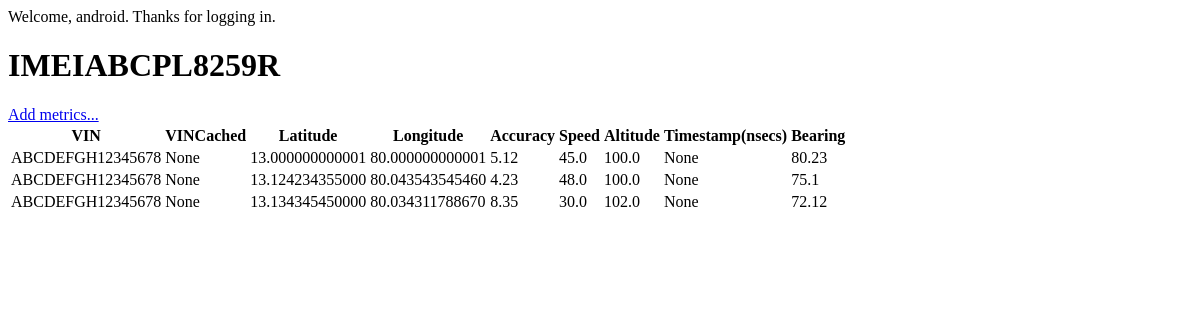
Before: /gps/1/detail/ (signed in) with the older database file.
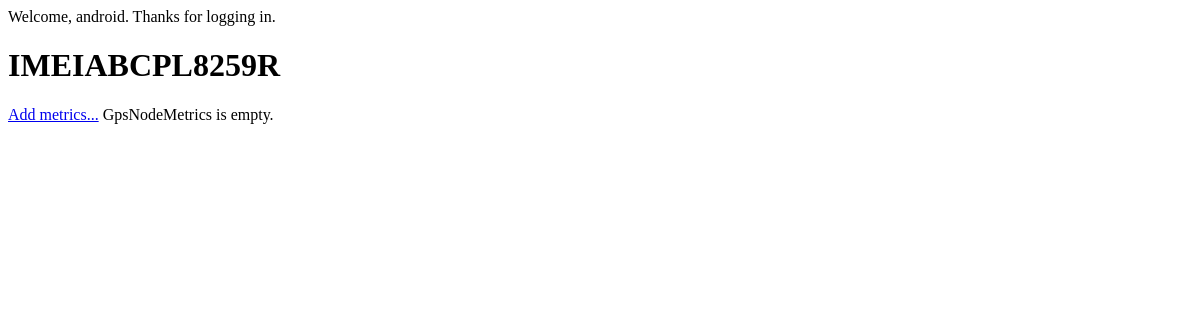
After: the same page with the newer database file.
### gps/models.py (models this page shows, shortened)
class GpsNode(models.Model):
    user = models.ForeignKey(User)
    ident = models.CharField(max_length=48)
    created = models.DateTimeField('Created', auto_now_add=True)
    lastActive = models.DateTimeField('LastActive', auto_now=True)

class GpsNodeMetrics(models.Model):
    node = models.ForeignKey(GpsNode)
    """ Define metrics below from node """
    vin = models.CharField(max_length=32, null=True, blank=True)
    vinCached =  models.NullBooleanField(default=None)
    latitude = models.DecimalField(max_digits=14, decimal_places=12)
    longitude = models.DecimalField(max_digits=14, decimal_places=12)
    accuracy = models.FloatField()
    speed = models.FloatField()
    altitude = models.FloatField()
    nsTimestamp = models.BigIntegerField()
    bearing = models.FloatField()
    def get_all_fields(self):
        fields = []
        for f in self._meta.fields:
            fname = f.name
            try :
                value = getattr(self, fname)
            except User.DoesNotExist:
                value = None
            if f.name not in ('id', 'node'):
                fields.append(
                  {
                   'label':f.verbose_name,
                   'name':f.name,
                   'value':value,
                  }
                )
        return fields

### gps/views.py (the view)
# urls.py: url(r'^(?P<pk>\d+)/detail/$', views.GpsNodeDetailView.as_view(), name='detail'),
class GpsNodeDetailView(DetailView):
    model = GpsNode
    template_name = 'gps/gpsnode_detail.html'

### templates/gps/gpsnode_detail.html (shortened to what this page needs)
{% if user.is_authenticated %}
    <p>Welcome, {{ user.get_username }}. Thanks for logging in.</p>
<h1>{{ gpsnode.ident }}</h1>
<a href="{% url 'gps:update' gpsnode.id %}">Add metrics...</a>
{% if gpsnode.gpsnodemetrics_set.all %}
  <table>
  <tr>
    <th> VIN </th>
    <th> VINCached </th>
    <th> Latitude </th>
    <th> Longitude </th>
    <th> Accuracy </th>
    <th> Speed </th>
    <th> Altitude </th>
    <th> Timestamp(nsecs) </th>
    <th> Bearing </th>
  </tr>
  {% for metric in gpsnode.gpsnodemetrics_set.all %}
      <tr>
      {% for f in metric.get_all_fields %}
        <td> {{ f.value | escape }} </td>
      {% endfor %}
      </tr>
  {% endfor %}
  </table>
{% else %}
  GpsNodeMetrics is empty.
{% endif %}
{% else %}
    <p>Welcome, new user. Please log in.</p>
{% endif %}

Changed rows visible on the page:
removed GpsNodeMetrics: value "ABCDEFGH12345678" "None" "13.000000000001" "80.000000000001" "5.12" "45.0" "100.0" "None" "80.23"
removed GpsNodeMetrics: value "ABCDEFGH12345678" "None" "13.124234355000" "80.043543545460" "4.23" "48.0" "100.0" "None" "75.1"
removed GpsNodeMetrics: value "ABCDEFGH12345678" "None" "13.134345450000" "80.034311788670" "8.35" "30.0" "102.0" "None" "72.12"
Other visible differences:
text no longer shown: "VIN VINCached Latitude Longitude Accuracy Speed Altitude Timestamp(nsecs) Bearing"
text now shown: "GpsNodeMetrics is empty."
